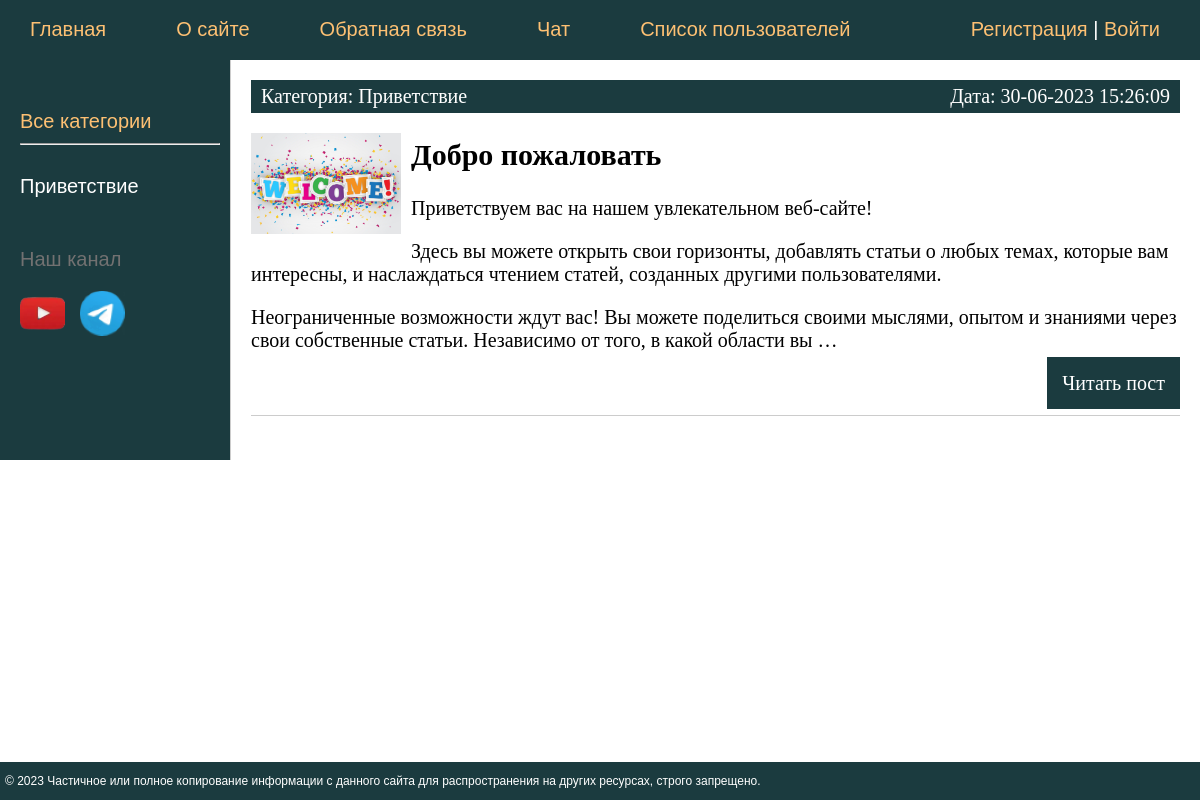
/category/Index/, run on the app's committed database.
### car/models.py (models this page shows, shortened)
class Category(models.Model):
    name = models.CharField(max_length=100, db_index=True, verbose_name="Категории")
    slug = models.SlugField(max_length=300, unique=True, db_index=True, verbose_name="URL")
    def __str__(self):
        return self.name
    class Meta:
        verbose_name = 'категории'
        verbose_name_plural = 'Категории'
        ordering = ['id']

class Car(models.Model):
    title = models.CharField(max_length=50, verbose_name='Заголовок')
    slug = models.SlugField(max_length=20, unique=True, db_index=True, verbose_name="URL")
    content = models.TextField(blank=True , verbose_name='Текст статьи')
    photo = models.ImageField(upload_to="photos/%Y/%m/%d/", blank=True, verbose_name='Фото' )
    time_create = models.DateTimeField(auto_now_add=True , verbose_name='Время оздания')
    time_update = models.DateTimeField(auto_now=True , verbose_name='Время изминения')
    is_published = models.BooleanField(default=True , verbose_name='Публикация')
    cat = models.ForeignKey('Category', on_delete=models.PROTECT, verbose_name='Категория')
    class Meta:
        verbose_name = 'записи'
        verbose_name_plural = 'записи'
        ordering = ['id']
        ordering = ['-time_create', 'title']

### car/views.py (the view)
# urls.py: path('category/<slug:cat_slug>/', CarCategory.as_view(), name='category'),
class CarCategory(DataMixin, ListView):
    model = Car
    template_name = 'car/index.html'
    context_object_name = 'posts'
    allow_empty = False
    def get_queryset(self):
        return Car.objects.filter(cat__slug=self.kwargs['cat_slug'], is_published=True).select_related('cat')
    def get_context_data(self, *, object_list=None, **kwargs):
        context = super().get_context_data(**kwargs)
        c_def = self.get_user_context(title='Категория - ' + str(context['posts'][0].cat), cat_selected=context['posts'][0].cat_id)
        return dict(list(context.items()) + list(c_def.items()))

### car/utils.py (called while the page is built)
    def get_user_context(self, **kwargs):
        context = kwargs
        cats = Category.objects.annotate(Count('car'))
        user_menu = menu.copy()
        if not self.request.user.is_authenticated:
            user_menu.pop(1)
        context['menu'] = user_menu
        context['cats'] = cats
        if 'cat_selected' not in context:
            context['cat_selected'] = 0
        return context

### car/templates/car/index.html
{% extends 'car/base.html' %}
{% block content %}
<ul class="list-articles">
	{% for p in posts %}
			<li><div class="article_panel">
	<p class="first">Категория: {{ p.cat }}</p>
	<p class="last">Дата: {{ p.time_update|date:"d-m-Y H:i:s" }}</p>
</div>
{% if p.photo %}
	<p><img class="img-article-left thumb" src="{{ p.photo.url }}"></p>
{% endif %}
    <h2>{{ p.title }}</h2>
	{% autoescape on %}
	{{ p.content|linebreaks|truncatewords:50 }}
	{% endautoescape %}
			<p class="link-read-post"><a href="{% url 'post' post_slug=p.slug %}">Читать пост</a></p>
			</li>
	{% endfor %}
</ul>
{% endblock %}

### car/templates/car/base.html (shortened to what this page needs)
{% load static %}
{% load car_tags %}
<!DOCTYPE html>
<html>
<head>
	<link type="text/css" href="{% static 'car/css/styles.css' %}" rel="stylesheet" />
</head>
<body>
	<table class="table-page" border="0" cellpadding="0" cellspacing="0">
		<tr>
			<td valign="top">
				{% block mainmenu %}
				<div class="header">
					<ul id="mainmenu" class="mainmenu">
						<li><a href="{% url 'home' %}">Главная</a></li>
						{% for m in menu %}
						<li><a href="{% url m.url_name %}">{{ m.title }}</a></li>
						{% endfor %}
						{% if request.user.is_authenticated %}
						<li class="last"><a href="{% url 'profile' %}">{{ user.username }}</a> | <a
								href="{% url 'logout' %}">Выйти</a></li>
						{% else %}
						<li class="last"><a href="{% url 'register' %}">Регистрация</a> | <a href="{% url 'login' %}">
								Войти </a></li>
						{% endif %}
					</ul>
				</div>
				{% endblock mainmenu %}
				<table class="table-content" border="0" cellpadding="0" cellspacing="0">
					<tr>
						<td valign="top" class="left-chapters">
							<ul id="leftchapters">
								{% if cat_selected == 0 %}
								<li class="selected">Все категории</li>
								<hr>
								{% else %}
								<li><a href="{% url 'home' %}">Все категории</a></li>
								<hr>
								{% endif %}
								{% for c in cats %}
								{% if c.car__count > 0 %}
								{% if c.pk == cat_selected %}
								<li class="selected">{{ c.name }}</li>
								{% else %}
								<li><a href="{{ c.get_absolute_url }}">{{ c.name }}</a></li>
								{% endif %}
								{% endif %}
								{% endfor %}
								<li class="share">
									<p>Наш канал</p>
									<div class="yt-tg">
										<a class="share-yt" href="https://www.youtube.com/@Shahzod-Ergashev/featured"
											target="_blank" rel="nofollow"></a>
										<a class="share-tg" href="https://t.me/our_telegram_channel" target="_blank"
											rel="nofollow"></a>
									</div>
								</li>
							</ul>
						</td>
						<td valign="top" class="content">
							<div class="content-text">
								{% block content %}
								{% endblock %}
							</div>
						</td>
					</tr>
				</table>
			</td>
		</tr>
		<tr>
			<td valign="top">
				<div id="footer">
					<p>&copy; 2023 Частичное или полное копирование информации с данного сайта для распространения на других ресурсах, строго запрещено.</p>
				</div>
			</td>
		</tr>
	</table>
</body>
</html>

### car/static/car/css/styles.css (style rules this page uses)
html, body { font-family: 'Arial'; margin: 0; padding: 0; height: 100%; width: 100%; color: #444; }
a { color: #0059b2; text-decoration: none; }
img { max-width: 600px; height: auto; }
img.img-article-left { max-width: 300px; height: auto; float: left; padding: 0 10px 10px 0; }
img.img-article-left.thumb { max-width: 150px; height: auto; }
p.link-read-post { text-align: right; }
p.link-read-post a { padding: 15px; min-width: 10px; background: #1b3b3f; color: #fff; text-decoration: none; }
.article_panel { background: #1b3b3f; padding: 5px 10px 5px 10px; box-sizing: border-box; overflow: hidden; color: #fff; }
.article_panel p.first { margin: 0; float: left; }
.article_panel p.last { margin: 0; float: right; }
ul.list-articles { list-style: none; margin: 0; padding: 0; }
ul.list-articles li { border-bottom: 1px solid #ccc; }
.table-page { width: 100%; height: 100%; vertical-align: top; }
.table-page tr { height: 100%; }
.header { background: #1b3b3f; height: 60px; box-sizing: border-box; background: #1b3b3f; height: 60px; }
ul.mainmenu { list-style: none; margin: 0; padding: 0; height: 60px; color: #ffffff; font-size: 20px; overflow: hidden; }
ul.mainmenu li { float: left; margin: 18px 40px 0 30px; }
ul.mainmenu li.last { float: right; }
ul.mainmenu li a { color: #fdc073; text-decoration: none; }
.left-chapters { width: 300px; height: 50vh; margin: 0; overflow-y: auto; background: #1b3b3f; border-right: 1px solid #ccc; box-sizing: border-box; }
.content { padding: 40px 20px 20px 40px; width: calc(100% - 300px); height: 50vh; }
.left-chapters ul { width: 200px; margin: 0; padding: 20px 10px 10px 20px; list-style: none; font-size: 20px; }
.left-chapters ul li { margin: 30px 0 0 0; color: #727171; }
.left-chapters ul li.selected { color: #fff; }
.left-chapters ul li a { color: #fdc073; text-decoration: none; }
.left-chapters ul li.share { margin: 50px 0 0 0; }
.left-chapters ul li.share p { margin: 20px 0 10px 0; }
.left-chapters ul li.share a { display: inline-block; margin: 10px 10px 10px 0; width: 50px; height: 50px; opacity: 1; transition: opacity 0.9s ease; }
.yt-tg { display: flex; }
.left-chapters ul li.share a.share-yt { background: url('../image/yt.png') no-repeat 0 0; }
.left-chapters ul li.share a.share-tg { background: url('../image/tg.png') no-repeat 0 0; }
.content { padding: 20px 20px 20px 20px; width: 100%; height: 100%; }
.content-text { color: #000000; font-size: 20px; font-family: Yandex Sans Display Light; }
#footer { box-sizing: border-box; background: #1b3b3f; padding: 0 5px; color: #ffffff; font-size: 12px; font-family: Verdana, Geneva, Arial, Helvetica; text-align: left; overflow: hidden; }

### data on the page
Category: name "Приветствие"
Car: cat "Приветствие", time_update "30-06-2023 15:26:09", photo (picture), title "Добро пожаловать", content "Приветствуем вас на нашем увлекательном веб-сайте! Здесь вы можете открыть свои горизонты, добавлять статьи о любых темах, которые вам интересны, и наслаждаться чтением статей, созданных другими пользователями. Неограниченные возможности ждут вас! Вы можете поделиться своими мыслями, опытом и знаниями через свои собственные статьи. Независимо от того, в какой области вы …"

### other printed values
{{ m.title }} "О сайте" "Обратная связь" "Чат" "Список пользователей"
